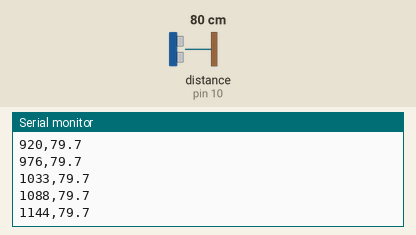
This sketch was run on a simulated Arduino Uno, built with avr-gcc and run on an emulated ATmega328P. Shown: the last lines printed to the serial monitor. Wiring (inferred from the names in the program): ultrasonic range finder: trigger pin 9; echo pin 10. The test bench sets the inputs (shaded band); at power-on: distance to the obstacle (sensor on pin 10) 80 cm. The echo pulse lasts 58.3 µs per cm.

Above: at 1.2 s.
1.3 s: distance to the obstacle (sensor on pin 10) set to 4 cm
At 1.32 s:
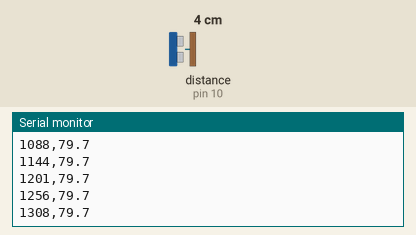
4.3 s: distance to the obstacle (sensor on pin 10) set to 2 cm
At 4.32 s:
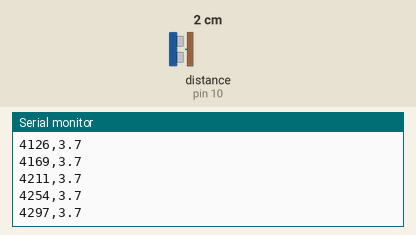
Timing chart, 0 to 7.3 s (numbered marks = the images above; inputs shaded):
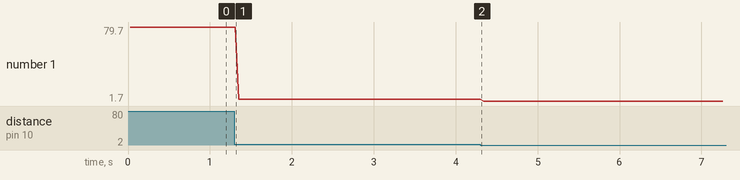

Measured:
- after the input at 1.3 s, the serial monitor: prints a new line at once (image 1)
- plotted number 1: 79.7 → 3.7 after the input at 1.3 s

The sketch:

ultra.ino
```cpp
/*
  아화중 과학 중1 Ⅴ. 힘의 작용 — 초음파 센서로 거리 재기
  HC-SR04 초음파 센서   VCC -> 5V,  TRIG -> 9,  ECHO -> 10,  GND -> GND
  약 0.05초마다 "시간(ms),거리(cm)" 형식으로 시리얼 출력 (보드레이트 9600)
  ※ 센서 앞 2 cm ~ 2 m 사이의 평평한 면(종이 카드, 상자 옆면 등)을 향하게 한다.
*/
const int TRIG_PIN = 9;
const int ECHO_PIN = 10;

float ping() {
  digitalWrite(TRIG_PIN, LOW);
  delayMicroseconds(2);
  digitalWrite(TRIG_PIN, HIGH);
  delayMicroseconds(10);
  digitalWrite(TRIG_PIN, LOW);
  long us = pulseIn(ECHO_PIN, HIGH, 25000);   // 약 4 m까지
  if (us == 0) return -1;
  return us * 0.0343 / 2.0;                   // 소리의 속력 343 m/s
}

// 세 번 재서 가운데 값을 쓰면 튀는 값이 줄어든다
float distanceCm() {
  float a = ping(); delay(5);
  float b = ping(); delay(5);
  float c = ping();
  if (a > b) { float t = a; a = b; b = t; }
  if (b > c) { float t = b; b = c; c = t; }
  if (a > b) { float t = a; a = b; b = t; }
  return b;
}

void setup() {
  Serial.begin(9600);
  pinMode(TRIG_PIN, OUTPUT);
  pinMode(ECHO_PIN, INPUT);
}

void loop() {
  float d = distanceCm();
  if (d > 0) {
    Serial.print(millis());
    Serial.print(",");
    Serial.println(d, 1);
  }
  delay(30);
}
```
